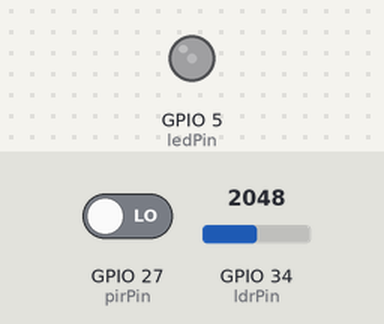
Bench run of a sketch on a simulated ESP32. Parts: output pins drawn as LEDs (lit = HIGH). Inputs (shaded band) come from the test bench; at power-on: GPIO 27 (pirPin) LOW, GPIO 34 (ldrPin) = 2048. WiFi joins after 1.5 s; servers stay silent unless stated; no MQTT or app messages arrive unless stated; what the sketch prints to the serial monitor is not drawn.

Above: at 2.7 s.
2.8 s: GPIO 27 (pirPin) driven HIGH
At 4.8 s:
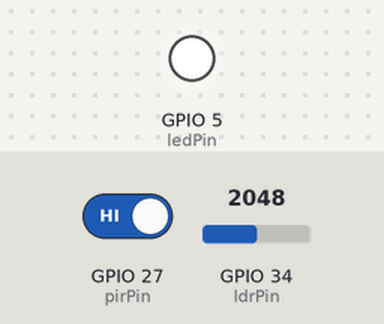
5.5 s: GPIO 34 (ldrPin) set to 1967
At 6.3 s:
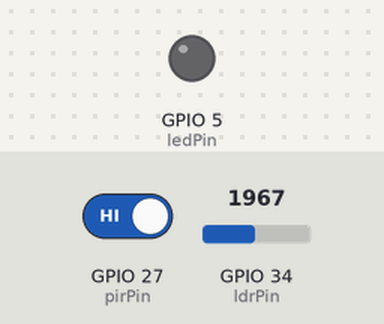
9.0 s: GPIO 34 (ldrPin) set to 2040
At 10.7 s:
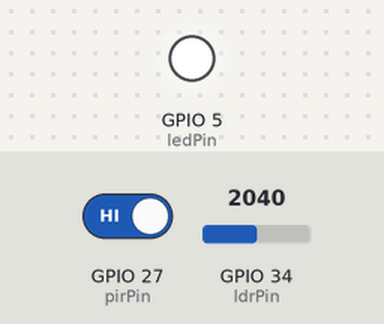
11.7 s: GPIO 34 (ldrPin) set to 1960
At 15.0 s:
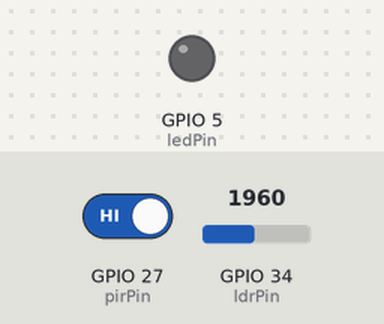
Timing chart, 0 to 16.0 s (numbered marks = the images above; inputs shaded):
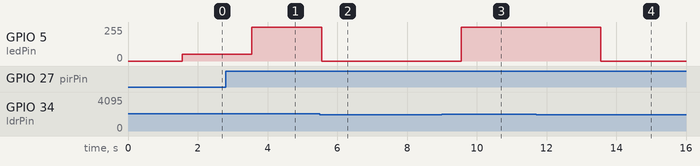

Measured:
- the behaviour switches between 2001 and 2000 on GPIO 34 (ldrPin) (found by bisection; images 1 and 2)
- after the input at 2.8 s, GPIO 5 (ledPin): 51/255 → 255/255 after 0.75 s
- after the input at 5.5 s, GPIO 5 (ledPin): 255/255 → 0/255 after 0.06 s
- after the input at 9.0 s, GPIO 5 (ledPin): 0/255 → 255/255 after 0.56 s
- after the input at 11.7 s, GPIO 5 (ledPin): 255/255 → 0/255 after 1.9 s

The sketch:

sketch.ino
```cpp
#include <WiFi.h>
#include <PubSubClient.h>

const char* ssid = "Wokwi-GUEST";
const char* password = "";

// MQTT broker (Mocking TagoIO for simulation or public broker)
const char* mqttServer = "broker.hivemq.com";
const int mqttPort = 1883;

WiFiClient espClient;
PubSubClient client(espClient);

const int ldrPin = 34;
const int pirPin = 27;
const int ledPin = 5;

void setup() {
  Serial.begin(115200);
  pinMode(pirPin, INPUT);
  pinMode(ledPin, OUTPUT);
  ledcAttach(ledPin, 5000, 8);

  WiFi.begin(ssid, password);
  while (WiFi.status() != WL_CONNECTED) {
    delay(500);
    Serial.print(".");
  }
  Serial.println("\nWiFi connected.");
  client.setServer(mqttServer, mqttPort);
}

void reconnect() {
  while (!client.connected()) {
    if (client.connect("ESP32_StreetLight")) {
      Serial.println("MQTT Connected");
    } else {
      delay(5000);
    }
  }
}

void loop() {
  if (!client.connected()) {
    reconnect();
  }
  client.loop();

  int ldrValue = analogRead(ldrPin);
  int motion = digitalRead(pirPin);

  int brightness = 0;
  String statusMsg;

  if (ldrValue > 2000) { // Dark
    if (motion == HIGH) {
      brightness = 255; // 100%
      statusMsg = "Active (Motion)";
    } else {
      brightness = 51; // 20%
      statusMsg = "Dim (No Motion)";
    }
  } else { // Light
    brightness = 0; // OFF
    statusMsg = "OFF (Daylight)";
  }

  ledcWrite(ledPin, brightness);

  Serial.println("LDR: " + String(ldrValue) + " | PIR: " + String(motion) + " | Status: " + statusMsg);

  // Send data to Cloud
  String payload = "{\"ldr\":" + String(ldrValue) + ",\"motion\":" + String(motion) + ",\"brightness\":" + String((brightness*100)/255) + "}";
  client.publish("smart_streetlight_data", payload.c_str());

  delay(2000);
}
```
